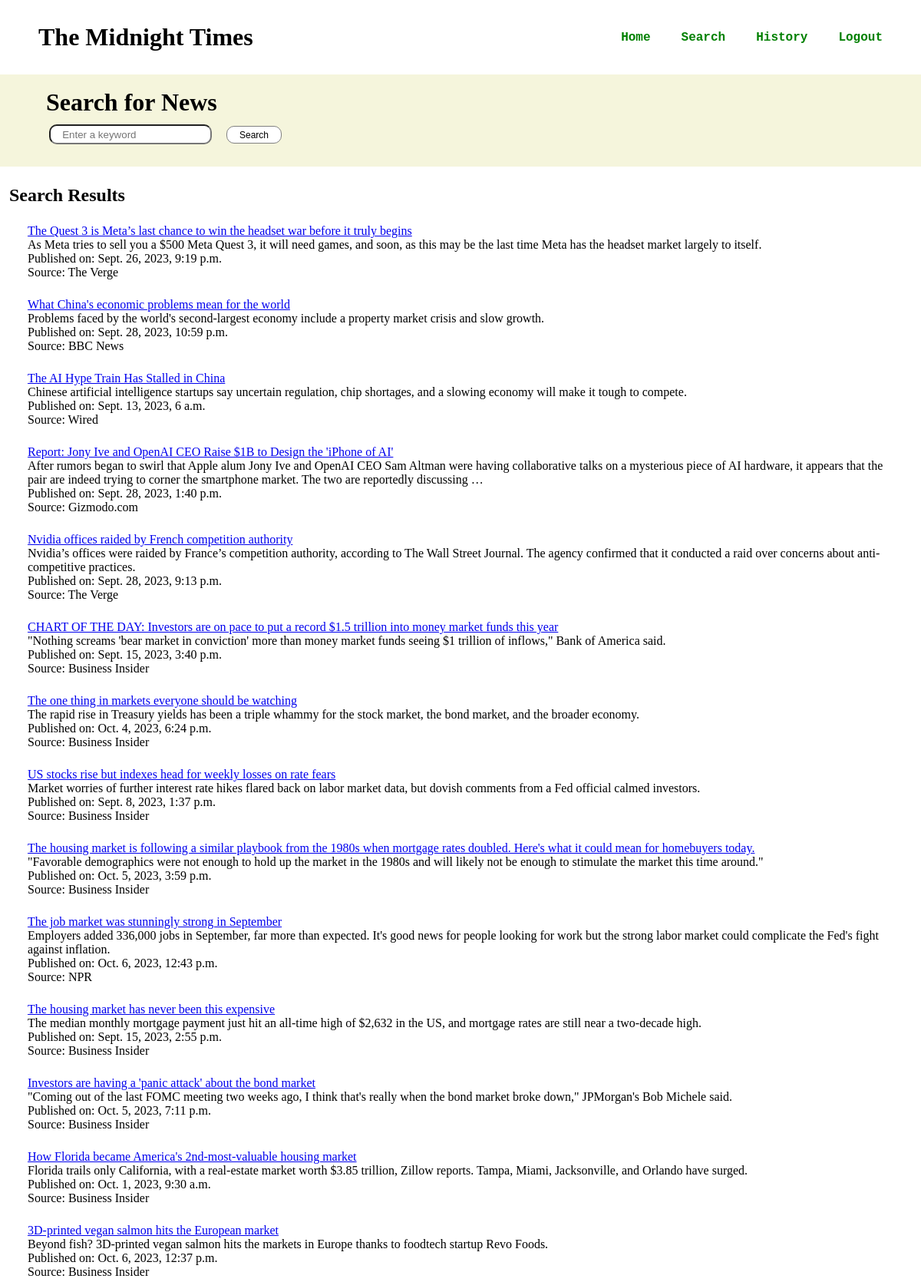
Screenshot of /search/1/ (signed in, upper part) with the database file from the repository.
### searchapp/models.py (models this page shows, shortened)
class SearchResult(models.Model):
    query = models.ForeignKey(SearchQuery, on_delete=models.CASCADE)
    title = models.CharField(max_length=255)
    description = models.TextField()
    publishedAt = models.DateTimeField()
    source_name = models.CharField(max_length=255)
    source_category = models.CharField(max_length=255)
    source_language = models.CharField(max_length=10)
    source_url = models.URLField()

### searchapp/views.py (the view)
# urls.py: path('search/', views.search, name='search'),
@login_required(login_url='login')
def search(request, query_id=None):
    if request.method == 'POST':
        form = SearchForm(request.POST)
        if form.is_valid():
            query_text = form.cleaned_data['query']
            user = request.user
            recent_search = check_recent_search(query_text, user)
            if not recent_search:
                search_results = perform_search(query_text)
                search_query = SearchQuery(query=query_text, user=user)
                search_query.save()
                for result in search_results:
                    search_result = SearchResult(
                        query=search_query,
                        title=result['title'],
                        description=result['description'],
                        publishedAt=result['publishedAt'],
                        source_name=result['source']['name'],
                        source_category=result['source'].get('category', ''),
                        source_language=result['source'].get('language', ''),
                        source_url=result['url']
                    )
                    search_result.save()
                    result['source_url'] = result['url']
                    result['source_name'] = result['source']['name']
                return render(request, 'searchapp/search.html', {'search_results': search_results, 'search_query_id': query_id})
            else:
                search_results = SearchResult.objects.filter(query=recent_search)
                message = "You've made this query recently. Here are the results from your previous search:"
                return render(request, 'searchapp/search.html', {'search_results': search_results, 'message': message})
    elif query_id:
        search_query = get_object_or_404(SearchQuery, pk=query_id, user=request.user)
        search_results = SearchResult.objects.filter(query=search_query)
        return render(request, 'searchapp/search.html', {'search_results': search_results, 'search_query': search_query})
    else:
        form = SearchForm()
    return render(request, 'searchapp/search.html', {'form': form})

### searchapp/templates/searchapp/search.html (shortened to what this page needs)
{% extends 'base.html' %}
{% block content %}
    <div>
        <div id="searchform">
            <h1>Search for News</h1>
            <form method="post">
                <input type="text" name="query" placeholder="Enter a keyword">
                <button type="submit">Search</button>
            </form>
        </div>
    <div class="search-results">
        {% if search_results %}
            <h2>Search Results</h2>
            <ul class="searchlist">
                {% for result in search_results %}
                    <li id="listitem">
                        <a href="{{ result.source_url }}" target="_blank">{{ result.title }}</a>
                        <p>{{ result.description }}</p>
                        <p>Published on: {{ result.publishedAt }}</p>
                        <p>Source: {{ result.source_name }}</p>
                    </li>
                {% endfor %}
            </ul>
        {% endif %}
    </div>
    </div>
{% endblock %}

### searchapp/static/news_search/css/base.css (style rules this page uses)
* { margin: 0; padding: 0; box-sizing: border-box; }
html, body { width: 100%; height: 100%; }
#searchform { width: 100%; background-color: beige; padding: 1.5vw 5vw; }
#searchform input { margin: .3vw; padding: .3vw 1.3vw; border-radius: 10px; }
.search-results { padding: 2vw 1vw; }
#searchform button { margin: 1vw; padding: .3vw 1.3vw; border-radius: 10px; border: 1px solid gray; background-color: white; font-size: 1vw; font-weight: 500; }
.searchlist { padding: 1vw; }
#listitem { border-radius: 5px; box-shadow: inset; padding: 1vw; list-style: none; }

### rows the page displays
SearchResult: title "The Quest 3 is Meta’s last chance to win the headset war before it truly begins", description "As Meta tries to sell you a $500 Meta Quest 3, it will need games, and soon, as this may be the last time Meta has the headset market largely to itself.", publishedAt "Sept. 26, 2023, 9:19 p.m.", source_name "The Verge"
SearchResult: title "What China's economic problems mean for the world", description "Problems faced by the world's second-largest economy include a property market crisis and slow growth.", publishedAt "Sept. 28, 2023, 10:59 p.m.", source_name "BBC News"
SearchResult: title "The AI Hype Train Has Stalled in China", description "Chinese artificial intelligence startups say uncertain regulation, chip shortages, and a slowing economy will make it tough to compete.", publishedAt "Sept. 13, 2023, 6 a.m.", source_name "Wired"
SearchResult: title "Report: Jony Ive and OpenAI CEO Raise $1B to Design the 'iPhone of AI'", description "After rumors began to swirl that Apple alum Jony Ive and OpenAI CEO Sam Altman were having collaborative talks on a mysterious piece of AI hardware, it appears that the pair are indeed trying to corner the smartphone market. The two are reportedly discussing …", publishedAt "Sept. 28, 2023, 1:40 p.m.", source_name "Gizmodo.com"
SearchResult: title "Nvidia offices raided by French competition authority", description "Nvidia’s offices were raided by France’s competition authority, according to The Wall Street Journal. The agency confirmed that it conducted a raid over concerns about anti-competitive practices.", publishedAt "Sept. 28, 2023, 9:13 p.m.", source_name "The Verge"
SearchResult: title "CHART OF THE DAY: Investors are on pace to put a record $1.5 trillion into money market funds this year", description "\"Nothing screams 'bear market in conviction' more than money market funds seeing $1 trillion of inflows,\" Bank of America said.", publishedAt "Sept. 15, 2023, 3:40 p.m.", source_name "Business Insider"
SearchResult: title "The one thing in markets everyone should be watching", description "The rapid rise in Treasury yields has been a triple whammy for the stock market, the bond market, and the broader economy.", publishedAt "Oct. 4, 2023, 6:24 p.m.", source_name "Business Insider"
SearchResult: title "US stocks rise but indexes head for weekly losses on rate fears", description "Market worries of further interest rate hikes flared back on labor market data, but dovish comments from a Fed official calmed investors.", publishedAt "Sept. 8, 2023, 1:37 p.m.", source_name "Business Insider"
SearchResult: title "The housing market is following a similar playbook from the 1980s when mortgage rates doubled. Here's what it could mean for homebuyers today.", description "\"Favorable demographics were not enough to hold up the market in the 1980s and will likely not be enough to stimulate the market this time around.\"", publishedAt "Oct. 5, 2023, 3:59 p.m.", source_name "Business Insider"
SearchResult: title "The job market was stunningly strong in September", description "Employers added 336,000 jobs in September, far more than expected. It's good news for people looking for work but the strong labor market could complicate the Fed's fight against inflation.", publishedAt "Oct. 6, 2023, 12:43 p.m.", source_name "NPR"
SearchResult: title "The housing market has never been this expensive", description "The median monthly mortgage payment just hit an all-time high of $2,632 in the US, and mortgage rates are still near a two-decade high.", publishedAt "Sept. 15, 2023, 2:55 p.m.", source_name "Business Insider"
SearchResult: title "Investors are having a 'panic attack' about the bond market", description "\"Coming out of the last FOMC meeting two weeks ago, I think that's really when the bond market broke down,\" JPMorgan's Bob Michele said.", publishedAt "Oct. 5, 2023, 7:11 p.m.", source_name "Business Insider"
SearchResult: title "How Florida became America's 2nd-most-valuable housing market", description "Florida trails only California, with a real-estate market worth $3.85 trillion, Zillow reports. Tampa, Miami, Jacksonville, and Orlando have surged.", publishedAt "Oct. 1, 2023, 9:30 a.m.", source_name "Business Insider"
SearchResult: title "3D-printed vegan salmon hits the European market", description "Beyond fish? 3D-printed vegan salmon hits the markets in Europe thanks to foodtech startup Revo Foods.", publishedAt "Oct. 6, 2023, 12:37 p.m.", source_name "Business Insider"
